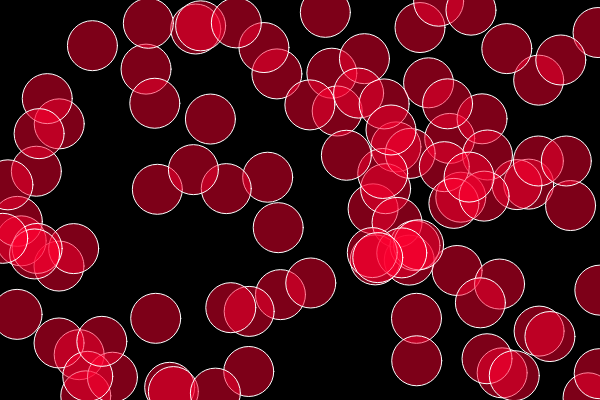
Frame 1 (no input)
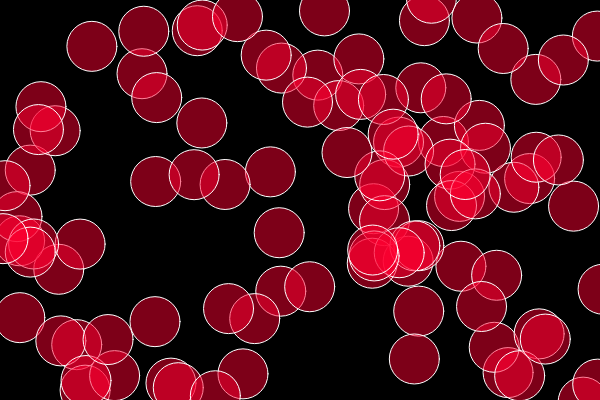
Frame 60 (no input)
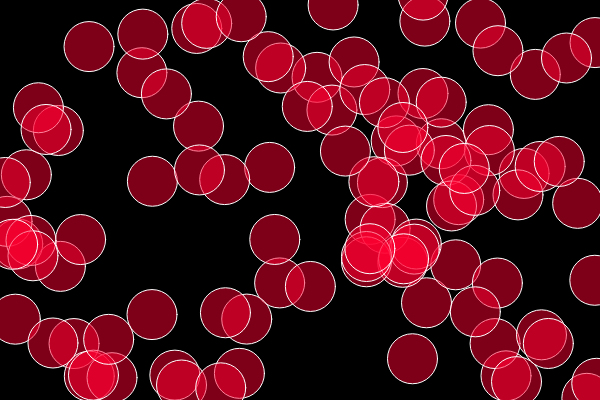
Frame 120 (the mouse pressed at the canvas centre since frame 60)

The p5.js sketch that drew these frames (run headless with seeded random() and noise() and a simulated clock; from frame 60 on, the mouse is pressed at the canvas centre):

// p5.js sketch
// ── sketch.js
var allMyBubbles = [];
var numOfBubbles = prompt("How many blood cells do you want to see?")
var sizeOfBubbles = 10; 

function setup(){
    createCanvas(600,400);
    for(var i = 0; i < 100; i++){
        allMyBubbles[i] = new Bubble(random(0,600), random(0,400));
    }
}

function draw(){
    background(0);
    for(var i = 0; i < allMyBubbles.length; i++){
        allMyBubbles[i].display();
        allMyBubbles[i].move();
    }
}

function Bubble(x,y){
    this.x = x;
    this.y = y;
    fill(255, 0, 50, 125);
    this.display = function(){
        stroke(255);
        ellipse(this.x, this.y, 50, 50);
    }
    this.move = function(){
        this.x = this.x + random(-1, 1);
        this.y = this.y + random(-1, 1);
    }
}
